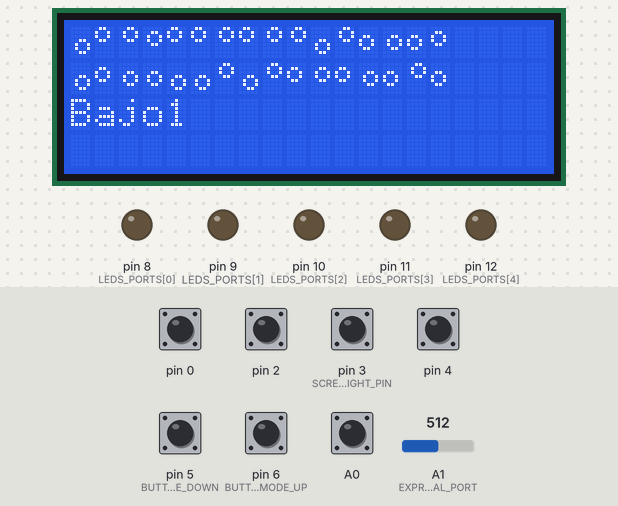
The sketch below on a simulated Arduino Uno, built with avr-gcc and run on an emulated ATmega328P. Shown: 20×4 character LCD, output pins drawn as LEDs (lit = HIGH). The inputs (shaded band) are chosen by the test bench; at power-on: A0, pin 0, pin 2, pin 3 (SCREEN_BACKLIGHT_PIN), pin 4, pin 5 (BUTTON_MODE_DOWN), pin 6 (BUTTON_MODE_UP) HIGH, A1 (EXPRESSION_PEDAL_PORT) = 512. MIDI output is not drawn; random numbers use the default seed unless the sketch sets one.

Above: at 2.1 s.
2.2 s: pin 5 (BUTTON_MODE_DOWN) pulled LOW for 0.15 s
At 2.81 s:
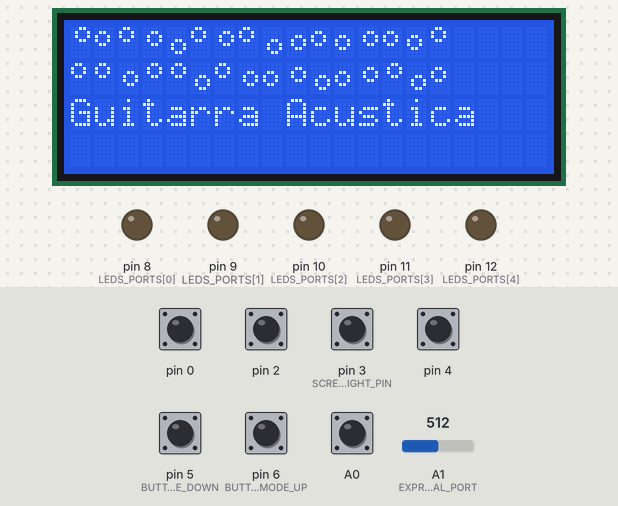
2.9 s: pin 6 (BUTTON_MODE_UP) pulled LOW for 0.15 s
At 3.21 s:
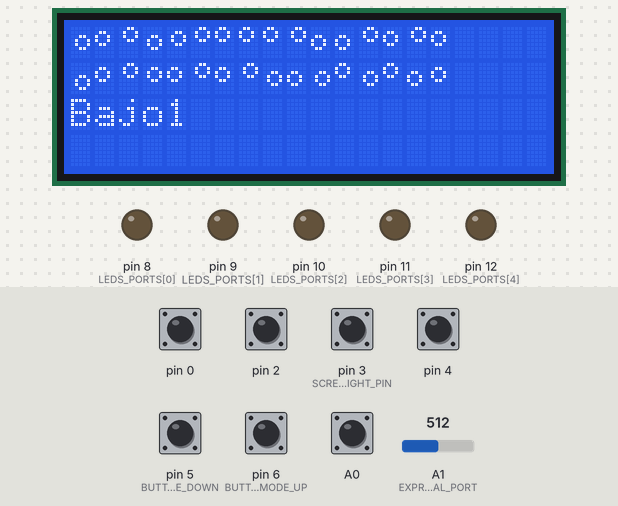
3.6 s: pin 5 (BUTTON_MODE_DOWN) pulled LOW for 1 s
At 5.09 s:
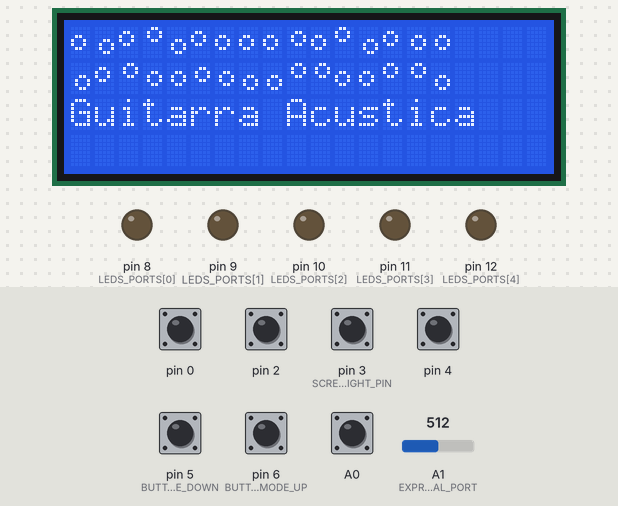
5.2 s: pin 6 (BUTTON_MODE_UP) pulled LOW for 1 s
At 6.75 s:
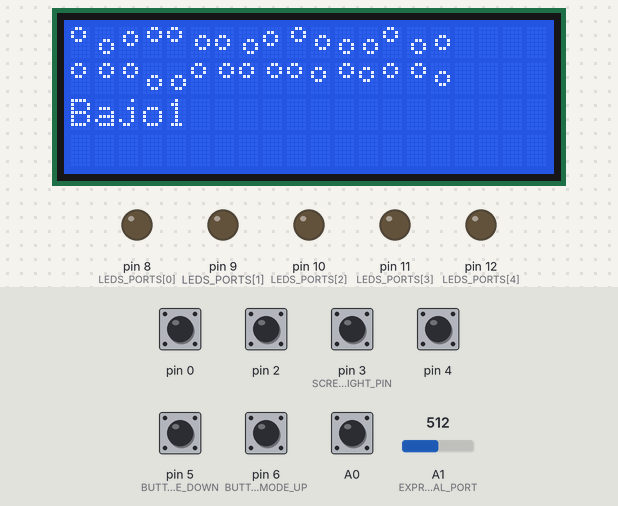
6.8 s: pin 5 (BUTTON_MODE_DOWN) pulled LOW for 0.15 s
At 7.41 s:
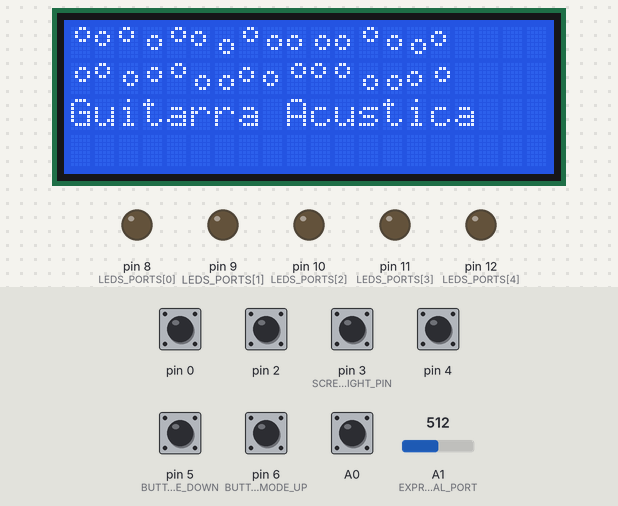
7.5 s: pin 6 (BUTTON_MODE_UP) pulled LOW for 0.15 s
At 7.81 s:
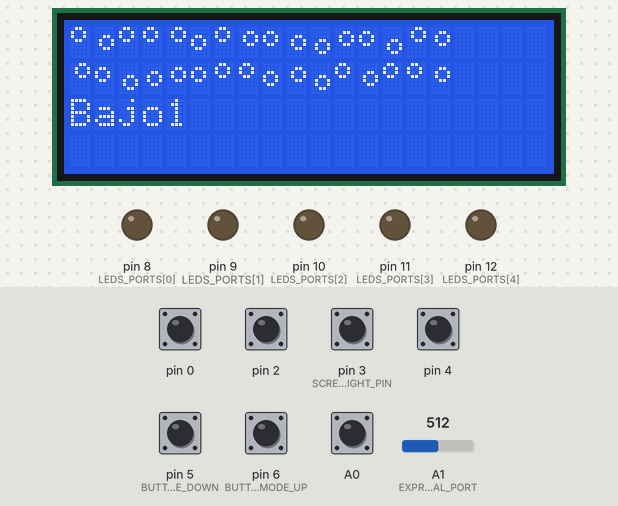
Timing chart, 0 to 10.5 s (numbered marks = the images above; inputs shaded):
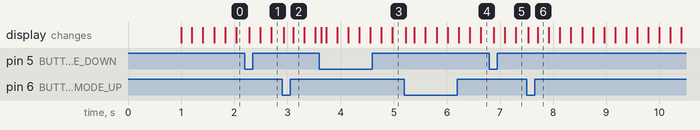

The sketch:

main.ino
```cpp
/*
 * @file    main.ino
 * @author  Nazareno Lorenzo (nazarenol)
 * @date    09/08/2017
 * @version 0.1
 *
 * @brief Arduino Midi controller footswitch made for fun
 *
 * @section DESCRIPTION
 */
#include <Arduino.h>
#include <Wire.h>
#include <LiquidCrystal_I2C.h>
#include <MIDI.h>
#include <Button.h>

/*
 * We assume that each PEDAL_BUTTON has a LED.
 */
const Button BUTTONS[] = {
  Button(0, PULLUP),
  Button(A0, PULLUP),
  Button(2, PULLUP),
  Button(3, PULLUP),
  Button(4, PULLUP)
};
const byte LEDS_PORTS[] = {8, 9, 10, 11, 12}; // TODO: The led 12 does not really exist ATM
const byte BUTTON_COUNT = 5;
boolean buttonToggled[] = {false, false, false, false, false};

/*
 * Other buttons
 */
const Button BUTTON_MODE_DOWN = Button(5, PULLUP);
const Button BUTTON_MODE_UP = Button(6, PULLUP);
const Button BUTTON_LOOPER = Button(7, PULLUP);
const byte EXPRESSION_PEDAL_PORT = A1;
int expressionPedalValue = 0;
byte expressionPedalLastValue = 0;

/*
 * SCREEN
 */
const byte SCREEN_BACKLIGHT_PIN = 3;
const byte SCREEN_ADDRESS = 0x27;
const String SCREEN_CLEAR_LINE = "                    ";
LiquidCrystal_I2C lcd(SCREEN_ADDRESS, 2, 1, 0, 4, 5, 6, 7, SCREEN_BACKLIGHT_PIN, POSITIVE);
unsigned long lastRefreshTimeMs = millis();

/*
 * MIDI
 */
MIDI_CREATE_DEFAULT_INSTANCE();
const byte MIDI_CHANNEL = 1;
const byte STOMP_BUTTON_CC_NUMBER = 20;
const byte EXPRESSION_PEDAL_CC_NUMBER = 26;


/*
 * MODE
 */
const String MODES[] = {
  "Bajo1",
  "Bajo2",
  "Bajo3",
  "Bajo4",
  "Bajo5",
  "Guitarra Overdrive 1",
  "Guitarra Overdrive 2",
  "Guitarra HiGain 1",
  "Guitarra HiGain 2",
  "Guitarra Acustica",
};
const byte MODES_COUNT = 10;
byte selectedMode = 0;

// Creat a set of new characters
const uint8_t CHAR_BITMAP[][8] = {
  {0xc, 0x12, 0x12, 0xc, 0, 0, 0, 0},
  {0x6, 0x9, 0x9, 0x6, 0, 0, 0, 0},
  {0x0, 0x6, 0x9, 0x9, 0x6, 0, 0, 0x0},
  {0x0, 0xc, 0x12, 0x12, 0xc, 0, 0, 0x0},
  {0x0, 0x0, 0xc, 0x12, 0x12, 0xc, 0, 0x0},
  {0x0, 0x0, 0x6, 0x9, 0x9, 0x6, 0, 0x0},
  {0x0, 0x0, 0x0, 0x6, 0x9, 0x9, 0x6, 0x0},
  {0x0, 0x0, 0x0, 0xc, 0x12, 0x12, 0xc, 0x0}
};

void setup() {
  MIDI.begin();
  doLedsSetup();
  doScreenSetup();

  delay(800);

  printModeName();
}

// the loop function runs over and over again forever
void loop() {
  screenLoop();
  modeChangeLoop();
  stompSwitchesLoop();
  expressionPedalLoop();
  delay(5);
}

void doLedsSetup()
{
  for (byte portIndex = 0; portIndex < BUTTON_COUNT; portIndex++) {
    pinMode(LEDS_PORTS[portIndex], OUTPUT);
  }
}

void doScreenSetup()
{
  int charBitmapSize = (sizeof(CHAR_BITMAP) / sizeof(CHAR_BITMAP[0]));

  lcd.begin(20,4);

  for (int i=0;i < charBitmapSize;i++) {
    lcd.createChar(i, (uint8_t *) CHAR_BITMAP[i]);
  }

  lcd.home();
  lcd.print("PEDALCITO!");
  lcd.setCursor(0, 2);
  lcd.print("@nazarenol");
}

void screenLoop()
{
  lcd.home ();
  // Do a little animation by writing to the same location
  if (millis() - lastRefreshTimeMs > 200) {
    lastRefreshTimeMs = millis();

    for (int i=0; i<2; i++) {
      for (int j=0; j<16; j++) {
       lcd.print(char(random(7)));
      }

      lcd.setCursor(0, 1);
    }
  }
}

void modeChangeLoop() {
  if (BUTTON_MODE_UP.uniquePress()) {
    if (selectedMode +1 >= MODES_COUNT) {
      selectedMode = 0;
    } else {
      selectedMode++;
    }
  } else if (BUTTON_MODE_DOWN.uniquePress()) {
    if (selectedMode == 0) {
      selectedMode = MODES_COUNT -1;
    } else {
      selectedMode--;
    }
  } else {
    return;
  }

  printModeName();
  sendProgramChange(selectedMode);
}

void stompSwitchesLoop() {
  // Turn on the LED accordingly
  for (int i=0; i <= 4; i++){
    if (BUTTONS[i].uniquePress()) {
      buttonToggled[i] = !buttonToggled[i];
      digitalWrite(LEDS_PORTS[i], buttonToggled[i]);

      MIDI.sendControlChange(STOMP_BUTTON_CC_NUMBER + i, buttonToggled[i] ? 0 : 127, MIDI_CHANNEL);
    }
  }
}

void expressionPedalLoop() {
  expressionPedalValue = analogRead(EXPRESSION_PEDAL_PORT);
  // Convert 10 bit to 7 bit
  expressionPedalValue = constrain(map(expressionPedalValue, 0, 1023, 0, 127), 0, 127);

  if (expressionPedalValue != expressionPedalLastValue) {
    MIDI.sendControlChange(EXPRESSION_PEDAL_CC_NUMBER, expressionPedalValue, MIDI_CHANNEL);
    expressionPedalLastValue = expressionPedalValue;
  }
}

void printModeName() {
  lcd.setCursor(0, 2);
  lcd.print(SCREEN_CLEAR_LINE);
  lcd.setCursor(0, 2);
  lcd.print(MODES[selectedMode]);
}

void sendProgramChange(byte program) {
  MIDI.sendProgramChange(program, MIDI_CHANNEL);

  for (int i=0; i <= 4; i++){
    buttonToggled[i] = false;
    digitalWrite(LEDS_PORTS[i], false);
  }
}
```
